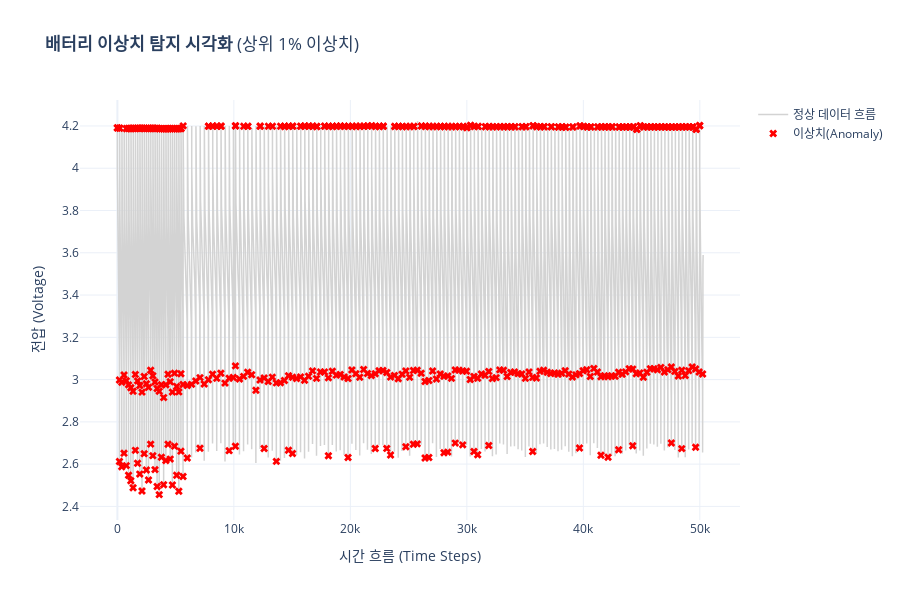

The notebook cell this image was saved under:
### Code cell
import pandas as pd
import plotly.graph_objects as go
import plotly.express as px
from sklearn.ensemble import IsolationForest
from sklearn.tree import DecisionTreeClassifier

discharge_path = '/Users/kkkg0829/Desktop/project/data set/B0005_with_lowess_features.csv'
df = pd.read_csv(discharge_path)

# 모델 학습 (cycle_idx 제외)
features = [
    'Voltage_measured', 'Current_measured', 'Temperature_measured',
    'Current_load', 'Voltage_load', 'Voltage_measured_smooth',
    'Voltage_measured_residual', 'Voltage_measured_trend',
    'Current_measured_smooth', 'Current_measured_residual',
    'Current_measured_trend', 'Temperature_measured_smooth',
    'Temperature_measured_residual', 'Temperature_measured_trend',
    'Current_load_smooth', 'Current_load_residual', 'Current_load_trend',
    'Voltage_load_smooth', 'Voltage_load_residual', 'Voltage_load_trend'
]
X = df[features]

iso_model = IsolationForest(contamination=0.01, random_state=42)
df['anomaly'] = iso_model.fit_predict(X)

# 원인 분석 (어떤 피쳐가 이상치에 영향을 줬는가?)
# 이상치(-1)와 정상(1)을 구분하는 Decision Tree를 학습시켜 중요도 추출
explainer = DecisionTreeClassifier(max_depth=4, random_state=42)
explainer.fit(X, df['anomaly'])

# 중요도 DataFrame 생성
importance_df = pd.DataFrame({
    'Feature': features,
    'Importance': explainer.feature_importances_
}).sort_values(by='Importance', ascending=False)

# 시각화
# 정상 데이터와 이상치 데이터 분리
anomalies = df[df['anomaly'] == -1]

fig = go.Figure()

# (1) 전체 흐름 - '전압(Voltage)' 기준
fig.add_trace(go.Scatter(
    x=df.index, 
    y=df['Voltage_measured'],
    mode='lines',
    name='정상 데이터 흐름',
    line=dict(color='lightgrey', width=1.5),
    hoverinfo='skip'
))

# (2) 이상치 (빨간 점)
fig.add_trace(go.Scatter(
    x=anomalies.index, 
    y=anomalies['Voltage_measured'],
    mode='markers',
    name='이상치(Anomaly)',
    marker=dict(color='red', size=7, symbol='x'), 
    # 마우스 올렸을 때 보여줄 정보
    customdata=anomalies[['cycle_idx', 'Temperature_measured', 'Current_measured']],
    hovertemplate=(
        "<b>[이상치 탐지]</b><br>" +
        "시간(Index): %{x}<br>" +
        "전압: %{y:.3f}V<br>" +
        "<b>사이클: %{customdata[0]}</b><br>" +
        "온도: %{customdata[1]:.2f}<br>" +
        "전류: %{customdata[2]:.3f}<extra></extra>"
    )
))

fig.update_layout(
    title='<b>배터리 이상치 탐지 시각화</b> (상위 1% 이상치)',
    xaxis_title='시간 흐름 (Time Steps)',
    yaxis_title='전압 (Voltage)',
    template='plotly_white',
    hovermode='closest',
    height=600
)

fig.show()

### Figure 1 — Plotly figure (JSON) as saved in the notebook; plotly's stock layout.template omitted (floating-point values rounded to 4 significant figures; data arrays with more than 128 entries replaced by an {"elided": "..."} marker saying what was removed)
{"data": [{"hoverinfo": "skip", "line": {"color": "lightgrey", "width": 1.5}, "mode": "lines", "name": "정상 데이터 흐름", "type": "scatter", "x": {"elided": "50285 int values"}, "y": {"elided": "50285 float values"}}, {"customdata": {"elided": "503x3 float values"}, "hovertemplate": "<b>[이상치 탐지]</b><br>시간(Index): %{x}<br>전압: %{y:.3f}V<br><b>사이클: %{customdata[0]}</b><br>온도: %{customdata[1]:.2f}<br>전류: %{customdata[2]:.3f}<extra></extra>", "marker": {"color": "red", "size": 7, "symbol": "x"}, "mode": "markers", "name": "이상치(Anomaly)", "type": "scatter", "x": {"elided": "503 int values"}, "y": {"elided": "503 float values"}}], "layout": {"height": 600, "hovermode": "closest", "title": {"text": "<b>배터리 이상치 탐지 시각화</b> (상위 1% 이상치)"}, "xaxis": {"title": {"text": "시간 흐름 (Time Steps)"}}, "yaxis": {"title": {"text": "전압 (Voltage)"}}}}
